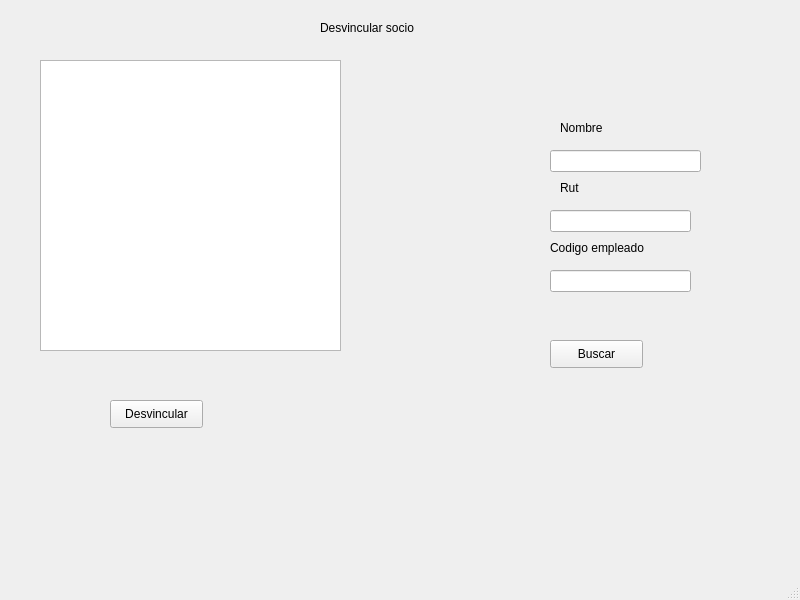
<?xml version="1.0" encoding="UTF-8"?>
<ui version="4.0">
 <class>MainWindow</class>
 <widget class="QMainWindow" name="MainWindow">
  <property name="geometry">
   <rect>
    <x>0</x>
    <y>0</y>
    <width>800</width>
    <height>600</height>
   </rect>
  </property>
  <property name="windowTitle">
   <string>MainWindow</string>
  </property>
  <widget class="QWidget" name="centralwidget">
   <widget class="QTextEdit" name="textEdit">
    <property name="geometry">
     <rect>
      <x>40</x>
      <y>60</y>
      <width>301</width>
      <height>291</height>
     </rect>
    </property>
   </widget>
   <widget class="QLabel" name="label">
    <property name="geometry">
     <rect>
      <x>320</x>
      <y>20</y>
      <width>131</width>
      <height>16</height>
     </rect>
    </property>
    <property name="text">
     <string>Desvincular socio</string>
    </property>
   </widget>
   <widget class="QLabel" name="label_2">
    <property name="geometry">
     <rect>
      <x>560</x>
      <y>120</y>
      <width>55</width>
      <height>16</height>
     </rect>
    </property>
    <property name="text">
     <string>Nombre</string>
    </property>
   </widget>
   <widget class="QLabel" name="label_3">
    <property name="geometry">
     <rect>
      <x>560</x>
      <y>180</y>
      <width>55</width>
      <height>16</height>
     </rect>
    </property>
    <property name="text">
     <string>Rut</string>
    </property>
   </widget>
   <widget class="QLabel" name="label_4">
    <property name="geometry">
     <rect>
      <x>550</x>
      <y>240</y>
      <width>111</width>
      <height>16</height>
     </rect>
    </property>
    <property name="text">
     <string>Codigo empleado</string>
    </property>
   </widget>
   <widget class="QLineEdit" name="Nombre">
    <property name="geometry">
     <rect>
      <x>550</x>
      <y>150</y>
      <width>151</width>
      <height>22</height>
     </rect>
    </property>
   </widget>
   <widget class="QLineEdit" name="rut">
    <property name="geometry">
     <rect>
      <x>550</x>
      <y>210</y>
      <width>141</width>
      <height>22</height>
     </rect>
    </property>
   </widget>
   <widget class="QLineEdit" name="codigo_E">
    <property name="geometry">
     <rect>
      <x>550</x>
      <y>270</y>
      <width>141</width>
      <height>22</height>
     </rect>
    </property>
   </widget>
   <widget class="QPushButton" name="Buscar">
    <property name="geometry">
     <rect>
      <x>550</x>
      <y>340</y>
      <width>93</width>
      <height>28</height>
     </rect>
    </property>
    <property name="text">
     <string>Buscar</string>
    </property>
   </widget>
   <widget class="QPushButton" name="borrar">
    <property name="geometry">
     <rect>
      <x>110</x>
      <y>400</y>
      <width>93</width>
      <height>28</height>
     </rect>
    </property>
    <property name="text">
     <string>Desvincular</string>
    </property>
   </widget>
  </widget>
  <widget class="QMenuBar" name="menubar">
   <property name="geometry">
    <rect>
     <x>0</x>
     <y>0</y>
     <width>800</width>
     <height>26</height>
    </rect>
   </property>
  </widget>
  <widget class="QStatusBar" name="statusbar"/>
 </widget>
 <resources/>
 <connections/>
</ui>
